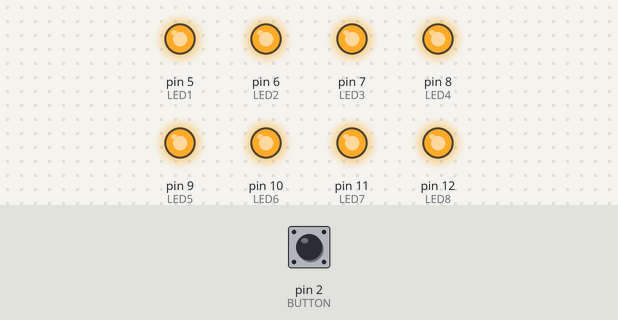
A sketch run on a simulated Arduino Uno, built with avr-gcc and run on an emulated ATmega328P. Parts: output pins drawn as LEDs (lit = HIGH). The inputs (shaded band) are chosen by the test bench; at power-on: pin 2 (BUTTON) HIGH.

Above: at 1.29 s.
1.3 s: pin 2 (BUTTON) pulled LOW for 1 s
5.3 s: pin 2 (BUTTON) pulled LOW for 3.2 s
Timing chart, 0 to 8.3 s (numbered marks = the images above; inputs shaded):
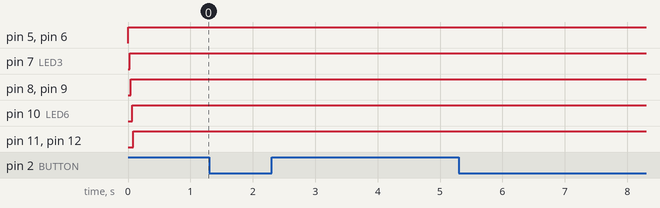

The sketch:

ex4_rts.ino.ino
```cpp
// (licence header left out)
#define LED1  5
#define LED2  6
#define LED3  7
#define LED4  8
#define LED5  9
#define LED6  10
#define LED7  11
#define LED8  12
#define BUTTON 2
#define LED_NUM 8

#define LIGHT_ON_TIME_MS 2
#define STEP_DURATION_uS 60500

void setup() {

  Serial.begin(9600);

  pinMode(LED1, OUTPUT);
  pinMode(LED2, OUTPUT);
  pinMode(LED3, OUTPUT);
  pinMode(LED4, OUTPUT);
  pinMode(LED5, OUTPUT);
  pinMode(LED6, OUTPUT);
  pinMode(LED7, OUTPUT);
  pinMode(LED8, OUTPUT);

  pinMode(BUTTON, INPUT_PULLUP);

}

void loop() {

  size_t i = 0;
  for(; i < LED_NUM; i++){


    digitalWrite(5 + i, LOW);
    delay(LIGHT_ON_TIME_MS);

    digitalWrite(5 + i , HIGH);
    delayMicroseconds(STEP_DURATION_uS);


  }


  while(!digitalRead(BUTTON));


}
```
